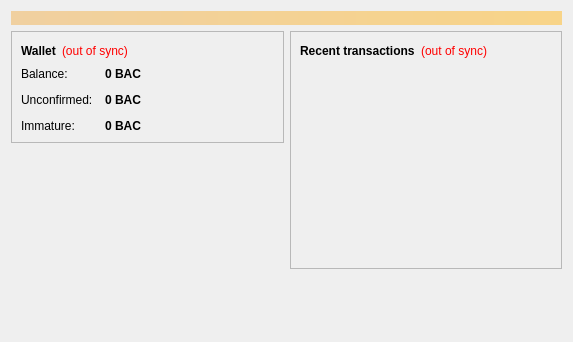
<?xml version="1.0" encoding="UTF-8"?>
<ui version="4.0">
 <class>OverviewPage</class>
 <widget class="QWidget" name="OverviewPage">
  <property name="geometry">
   <rect>
    <x>0</x>
    <y>0</y>
    <width>573</width>
    <height>342</height>
   </rect>
  </property>
  <property name="windowTitle">
   <string>Form</string>
  </property>
  <layout class="QVBoxLayout" name="topLayout">
   <item>
    <widget class="QLabel" name="labelAlerts">
     <property name="visible">
      <bool>false</bool>
     </property>
     <property name="styleSheet">
      <string notr="true">background-color: qlineargradient(x1: 0, y1: 0, x2: 1, y2: 0, stop:0 #F0D0A0, stop:1 #F8D488); color:#000000;</string>
     </property>
     <property name="wordWrap">
      <bool>true</bool>
     </property>
     <property name="margin">
      <number>3</number>
     </property>
    </widget>
   </item>
   <item>
    <layout class="QHBoxLayout" name="horizontalLayout" stretch="1,1">
     <item>
      <layout class="QVBoxLayout" name="verticalLayout_2">
       <item>
        <widget class="QFrame" name="frame">
         <property name="frameShape">
          <enum>QFrame::StyledPanel</enum>
         </property>
         <property name="frameShadow">
          <enum>QFrame::Raised</enum>
         </property>
         <layout class="QVBoxLayout" name="verticalLayout_4">
          <item>
           <layout class="QHBoxLayout" name="horizontalLayout_4">
            <item>
             <widget class="QLabel" name="label_5">
              <property name="font">
               <font>
                <weight>75</weight>
                <bold>true</bold>
               </font>
              </property>
              <property name="text">
               <string>Wallet</string>
              </property>
             </widget>
            </item>
            <item>
             <widget class="QLabel" name="labelWalletStatus">
              <property name="toolTip">
               <string>The displayed information may be out of date. Your wallet automatically synchronizes with the BitAlphaCoin network after a connection is established, but this process has not completed yet.</string>
              </property>
              <property name="styleSheet">
               <string notr="true">QLabel { color: red; }</string>
              </property>
              <property name="text">
               <string notr="true">(out of sync)</string>
              </property>
              <property name="alignment">
               <set>Qt::AlignLeading|Qt::AlignLeft|Qt::AlignVCenter</set>
              </property>
             </widget>
            </item>
            <item>
             <spacer name="horizontalSpacer_2">
              <property name="orientation">
               <enum>Qt::Horizontal</enum>
              </property>
              <property name="sizeHint" stdset="0">
               <size>
                <width>40</width>
                <height>20</height>
               </size>
              </property>
             </spacer>
            </item>
           </layout>
          </item>
          <item>
           <layout class="QFormLayout" name="formLayout_2">
            <property name="fieldGrowthPolicy">
             <enum>QFormLayout::AllNonFixedFieldsGrow</enum>
            </property>
            <property name="horizontalSpacing">
             <number>12</number>
            </property>
            <property name="verticalSpacing">
             <number>12</number>
            </property>
            <item row="0" column="0">
             <widget class="QLabel" name="label">
              <property name="text">
               <string>Balance:</string>
              </property>
             </widget>
            </item>
            <item row="0" column="1">
             <widget class="QLabel" name="labelBalance">
              <property name="font">
               <font>
                <weight>75</weight>
                <bold>true</bold>
               </font>
              </property>
              <property name="cursor">
               <cursorShape>IBeamCursor</cursorShape>
              </property>
              <property name="toolTip">
               <string>Your current balance</string>
              </property>
              <property name="text">
               <string notr="true">0 BAC</string>
              </property>
              <property name="textInteractionFlags">
               <set>Qt::LinksAccessibleByMouse|Qt::TextSelectableByKeyboard|Qt::TextSelectableByMouse</set>
              </property>
             </widget>
            </item>
            <item row="1" column="0">
             <widget class="QLabel" name="label_3">
              <property name="text">
               <string>Unconfirmed:</string>
              </property>
             </widget>
            </item>
            <item row="1" column="1">
             <widget class="QLabel" name="labelUnconfirmed">
              <property name="font">
               <font>
                <weight>75</weight>
                <bold>true</bold>
               </font>
              </property>
              <property name="cursor">
               <cursorShape>IBeamCursor</cursorShape>
              </property>
              <property name="toolTip">
               <string>Total of transactions that have yet to be confirmed, and do not yet count toward the current balance</string>
              </property>
              <property name="text">
               <string notr="true">0 BAC</string>
              </property>
              <property name="textInteractionFlags">
               <set>Qt::LinksAccessibleByMouse|Qt::TextSelectableByKeyboard|Qt::TextSelectableByMouse</set>
              </property>
             </widget>
            </item>
            <item row="2" column="0">
             <widget class="QLabel" name="labelImmatureText">
              <property name="text">
               <string>Immature:</string>
              </property>
             </widget>
            </item>
            <item row="2" column="1">
             <widget class="QLabel" name="labelImmature">
              <property name="font">
               <font>
                <weight>75</weight>
                <bold>true</bold>
               </font>
              </property>
              <property name="toolTip">
               <string>Mined balance that has not yet matured</string>
              </property>
              <property name="text">
               <string notr="true">0 BAC</string>
              </property>
              <property name="textInteractionFlags">
               <set>Qt::LinksAccessibleByMouse|Qt::TextSelectableByKeyboard|Qt::TextSelectableByMouse</set>
              </property>
             </widget>
            </item>
           </layout>
          </item>
         </layout>
        </widget>
       </item>
       <item>
        <spacer name="verticalSpacer">
         <property name="orientation">
          <enum>Qt::Vertical</enum>
         </property>
         <property name="sizeHint" stdset="0">
          <size>
           <width>20</width>
           <height>40</height>
          </size>
         </property>
        </spacer>
       </item>
        <item>
         <widget class="QLabel" name="label_wallet_bgcoin">
          <property name="text">
           <string/>
          </property>
          <property name="pixmap">
           <pixmap resource="../bitcoin.qrc">:/images/wallet_bgcoin</pixmap>
          </property>
          <property name="scaledContents">
           <bool>false</bool>
          </property>
          <property name="alignment">
           <set>Qt::AlignCenter</set>
          </property>
          <property name="margin">
           <number>-2</number>
          </property>
         </widget>
        </item>
        <item>
         <widget class="QLabel" name="label_6">
          <property name="text">
           <string/>
          </property>
         </widget>
        </item>
      </layout>
     </item>
     <item>
      <layout class="QVBoxLayout" name="verticalLayout_3">
       <item>
        <widget class="QFrame" name="frame_2">
         <property name="frameShape">
          <enum>QFrame::StyledPanel</enum>
         </property>
         <property name="frameShadow">
          <enum>QFrame::Raised</enum>
         </property>
         <layout class="QVBoxLayout" name="verticalLayout">
          <item>
           <layout class="QHBoxLayout" name="horizontalLayout_2">
            <item>
             <widget class="QLabel" name="label_4">
              <property name="text">
               <string>&lt;b&gt;Recent transactions&lt;/b&gt;</string>
              </property>
             </widget>
            </item>
            <item>
             <widget class="QLabel" name="labelTransactionsStatus">
              <property name="toolTip">
               <string>The displayed information may be out of date. Your wallet automatically synchronizes with the BitAlphaCoin network after a connection is established, but this process has not completed yet.</string>
              </property>
              <property name="styleSheet">
               <string notr="true">QLabel { color: red; }</string>
              </property>
              <property name="text">
               <string notr="true">(out of sync)</string>
              </property>
              <property name="alignment">
               <set>Qt::AlignRight|Qt::AlignTrailing|Qt::AlignVCenter</set>
              </property>
             </widget>
            </item>
            <item>
             <spacer name="horizontalSpacer">
              <property name="orientation">
               <enum>Qt::Horizontal</enum>
              </property>
              <property name="sizeHint" stdset="0">
               <size>
                <width>40</width>
                <height>20</height>
               </size>
              </property>
             </spacer>
            </item>
           </layout>
          </item>
          <item>
           <widget class="QListView" name="listTransactions">
            <property name="styleSheet">
             <string notr="true">QListView { background: transparent; }</string>
            </property>
            <property name="frameShape">
             <enum>QFrame::NoFrame</enum>
            </property>
            <property name="verticalScrollBarPolicy">
             <enum>Qt::ScrollBarAlwaysOff</enum>
            </property>
            <property name="horizontalScrollBarPolicy">
             <enum>Qt::ScrollBarAlwaysOff</enum>
            </property>
            <property name="selectionMode">
             <enum>QAbstractItemView::NoSelection</enum>
            </property>
           </widget>
          </item>
         </layout>
        </widget>
       </item>
       <item>
        <spacer name="verticalSpacer_2">
         <property name="orientation">
          <enum>Qt::Vertical</enum>
         </property>
         <property name="sizeHint" stdset="0">
          <size>
           <width>20</width>
           <height>40</height>
          </size>
         </property>
        </spacer>
       </item>
      </layout>
     </item>
    </layout>
   </item>
  </layout>
 </widget>
 <resources/>
 <connections/>
</ui>
